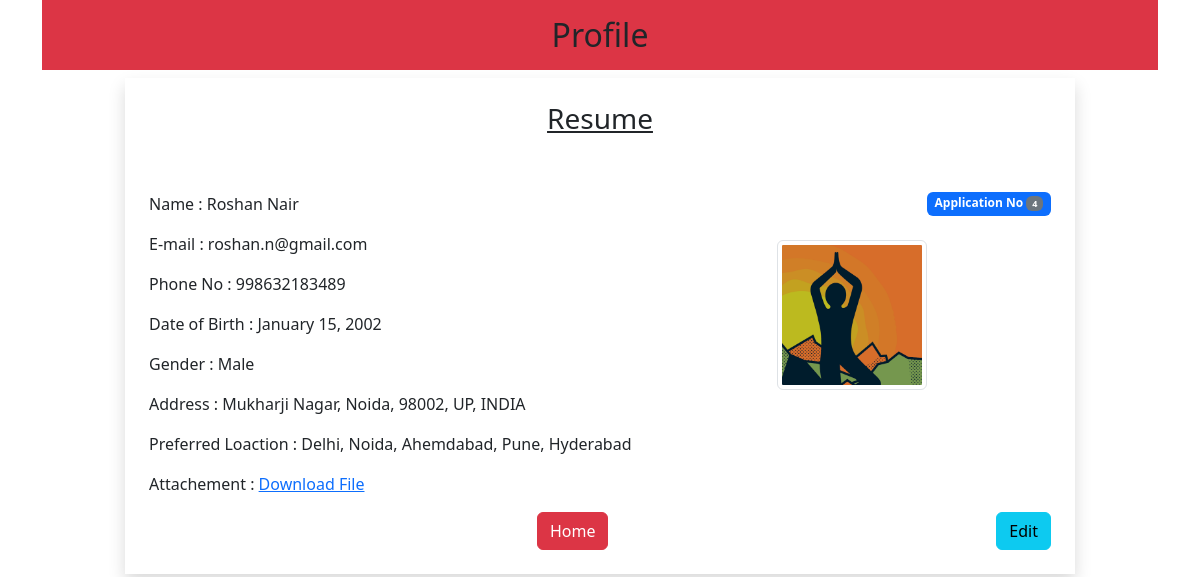
The page /profile/4/ on the database its author committed.
### ResumeManager/models.py (models this page shows, shortened)
class Resume(models.Model):
    INDIAN_STATES = [
    ('AP', 'Andhra Pradesh'),
    ('AR', 'Arunachal Pradesh'),
    ('AS', 'Assam'),
    ('BR', 'Bihar'),
    ('CT', 'Chhattisgarh'),
    ('GA', 'Goa'),
    ('GJ', 'Gujarat'),
    ('HR', 'Haryana'),
    ('HP', 'Himachal Pradesh'),
    ('JH', 'Jharkhand'),
    ('KA', 'Karnataka'),
    ('KL', 'Kerala'),
    ('MP', 'Madhya Pradesh'),
    ('MH', 'Maharashtra'),
    ('MN', 'Manipur'),
    ('ML', 'Meghalaya'),
    ('MZ', 'Mizoram'),
    ('NL', 'Nagaland'),
    ('OR', 'Odisha'),
    ('PB', 'Punjab'),
    ('RJ', 'Rajasthan'),
    ('SK', 'Sikkim'),
    ('TN', 'Tamil Nadu'),
    ('TS', 'Telangana'),
    ('TR', 'Tripura'),
    ('UP', 'Uttar Pradesh'),
    ('UK', 'Uttarakhand'),
    ('WB', 'West Bengal')
]
    name = models.CharField(max_length=256)
    email_id = models.EmailField()
    phone_no = models.PositiveIntegerField()
    dob = models.DateField(auto_now = False, auto_now_add = False)
    gender = models.CharField(max_length=10)
    profile_img = models.ImageField(upload_to='media/candidates_images', blank=True)
    landmark = models.CharField(max_length=520)
    city = models.CharField(max_length=128)
    zip_code = models.PositiveIntegerField()
    state = models.CharField(choices= INDIAN_STATES, max_length=128)
    country = models.CharField(max_length=128, default="INDIA")
    preferred_location = models.CharField(max_length=128)
    user_file = models.FileField(upload_to='document/', blank=True)

### ResumeManager/views.py (the view)
# urls.py: path('profile/<int:id>/', views.user_profile, name = "profile"),
def user_profile(request, id = None):
    user = get_list_or_404(Resume, pk = id)
    return render(request, 'user-profile.html/', {'user': user})

### ResumeManager/templatetags/custom_filter.py (called while the page is built)
@register.filter(name = 'remove_special_char')
def remove_character(value, arg):
    print("Values : ",value)
    print("Args : ",arg)
    for characters in arg:
        print("Character ",characters)
        value = value.replace(characters, '')
    return value

### ResumeManager/template/ResumeManager/user-profile.html (shortened to what this page needs)
{% extends 'layout.html' %}
{% load static %}
{% load custom_filter %}
{% block content %}
    <h2 class ="text-center bg-danger p-3"> Profile</h2>
    <div class="row">
        <div class="col-sm-10 shadow p-4 offset-sm-1">
            <h3 class="text-center pb-5"><u>Resume</u></h3>
            {% for candidate in user %}
                <p class="badge text-bg-primary float-end">
                    Application No <span class="badge text-bg-secondary">{{candidate.id}}</span>
                </p>
                <img class="img-fluid img-thumbnail mt-5 float-end" src="{{candidate.profile_img.url}}" target="_blank">
                <p class=""> Name : {{candidate.name}}</p>
                <p class=""> E-mail : {{candidate.email_id}}</p>
                <p class=""> Phone No : {{candidate.phone_no}}</p>
                <p class=""> Date of Birth : {{candidate.dob | date:"F j, Y" }}</p>
                <p class=""> Gender : {{candidate.gender}}</p>
                <p class=""> Address : {{candidate.landmark}}, {{candidate.city}}, {{candidate.zip_code}},
                                            {{candidate.state}}, {{candidate.country}}</p>
                <p class=""> Preferred Loaction : {{candidate.preferred_location | remove_special_char:"[]'"}}</p>
                <p class=""> Attachement : <a href = "{{candidate.user_file.url}}" target="_blank">Download File</a></p>
                <a href="{% url 'update' candidate.id %}" class="btn btn-info float-end">Edit</a>
            {% endfor %}
                <div class="text-center">
                    <a href="{% url 'index' %}" class="btn btn-danger">Home</a>
                </div>
        </div>
    </div>
{% endblock %}

### ResumeManager/static/css/style.css (style rules this page uses)
.img-thumbnail { height: 150px !important; width: 150px !important; }

### rows shown on the page
Resume: id "4", profile_img (picture), name "Roshan Nair", email_id "roshan.n@gmail.com", phone_no "998632183489", dob "January 15, 2002", gender "Male", landmark "Mukharji Nagar", city "Noida", zip_code "98002", state "UP", country "INDIA", preferred_location|remove_special_char "Delhi, Noida, Ahemdabad, Pune, Hyderabad"
